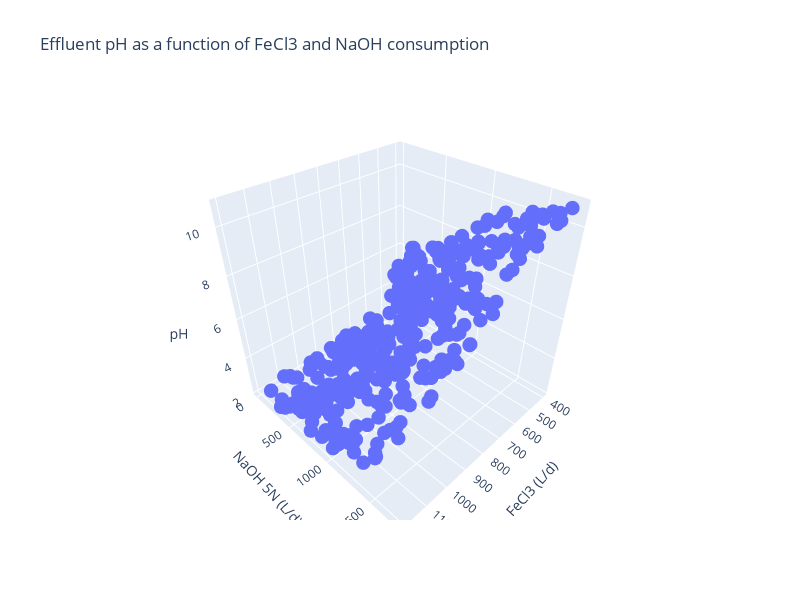

The notebook cell saved with this chart:
### Code cell
x = results['FeCl3(L/d)']
y = results['NaOH(L/d)']
z = results['pH []']

# Create the interactive 3D scatter plot
fig = go.Figure(data=[go.Scatter3d(x=x, y=y, z=z, mode='markers',
                                   marker=dict(size=5))])

# Update the layout of the plot with axis titles
fig.update_layout(title='Effluent pH as a function of FeCl3 and NaOH consumption',
                  scene=dict(
                      xaxis_title='FeCl3 (L/d)',
                      yaxis_title='NaOH 5N (L/d)',
                      zaxis_title='pH'
                  ))

# Adjust the size of the plot
fig.update_layout(width=800, height=600)

# Show the plot
fig.show()

### Figure 1 — Plotly figure (JSON) as saved in the notebook; plotly's stock layout.template omitted (floating-point values rounded to 4 significant figures; data arrays with more than 128 entries replaced by an {"elided": "..."} marker saying what was removed)
{"data": [{"marker": {"size": 5}, "mode": "markers", "type": "scatter3d", "x": {"elided": "370 int values"}, "y": {"elided": "370 int values"}, "z": {"elided": "370 float values"}}], "layout": {"height": 600, "scene": {"xaxis": {"title": {"text": "FeCl3 (L/d)"}}, "yaxis": {"title": {"text": "NaOH 5N (L/d)"}}, "zaxis": {"title": {"text": "pH"}}}, "title": {"text": "Effluent pH as a function of FeCl3 and NaOH consumption"}, "width": 800}}
